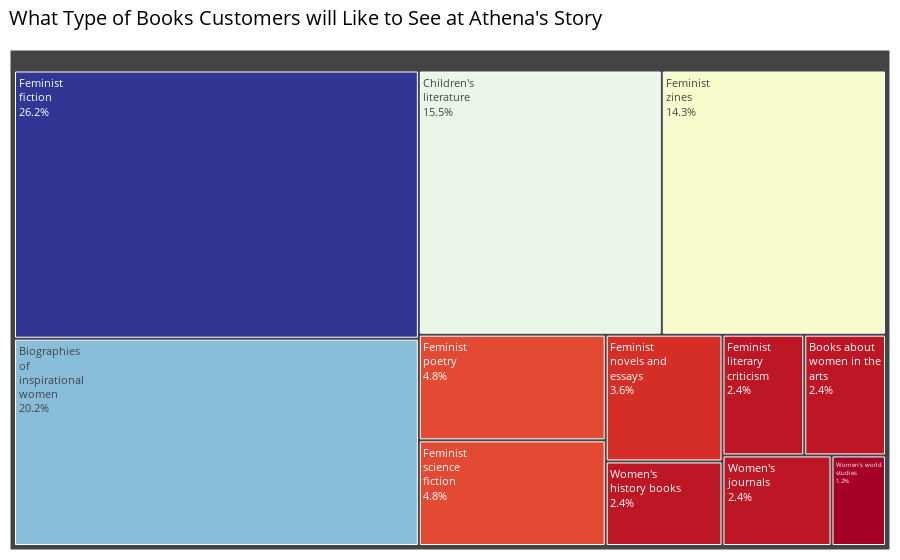

The notebook cell this image was saved under:
### Code cell
#library
import plotly.graph_objs as go
import textwrap

# create a list of wrapped labels
wrapped_labels = ['<br>'.join(textwrap.wrap(l, 13)) for l in treemap_df_Q6['genre']]

# create the plotly treemap
fig = go.Figure(go.Treemap(
    labels=wrapped_labels,
    parents=['' for _ in wrapped_labels],
    values=treemap_df_Q6['count'],
    marker=dict(
        colors=treemap_df_Q6['count'],
        colorscale='RdYlBu'
    ),
    texttemplate='%{label}<br>%{percentRoot:.1%}',
    hovertemplate='<b>%{label}</b><br>Count: %{value}<br>Percentage: %{percentRoot:.1%}'
))

# update the layout
fig.update_layout(
    margin=dict(t=50, l=10, r=10, b=10),
    font=dict(size=11),
    hovermode='closest',
    paper_bgcolor='white'  # set background color to white
)

# add title and adjust font size, and make title left-aligned
fig.update_layout(title="What Type of Books Customers will Like to See at Athena's Story", 
                  title_font_size=20, title_x=0.01, title_font_color = 'black')

fig.show()

### Figure 1 — Plotly figure (JSON) as saved in the notebook; plotly's stock layout.template omitted (floating-point values rounded to 4 significant figures)
{"data": [{"hovertemplate": "<b>%{label}</b><br>Count: %{value}<br>Percentage: %{percentRoot:.1%}", "labels": ["Feminist<br>fiction", "Biographies<br>of<br>inspirational<br>women", "Children's<br>literature", "Feminist<br>zines", "Feminist<br>poetry", "Feminist<br>science<br>fiction", "Feminist<br>novels and<br>essays", "Women's<br>history books", "Feminist<br>literary<br>criticism", "Books about<br>women in the<br>arts", "Women's<br>journals", "Women's world<br>studies"], "marker": {"colors": [22, 17, 13, 12, 4, 4, 3, 2, 2, 2, 2, 1], "colorscale": [[0, "rgb(165,0,38)"], [0.1, "rgb(215,48,39)"], [0.2, "rgb(244,109,67)"], [0.3, "rgb(253,174,97)"], [0.4, "rgb(254,224,144)"], [0.5, "rgb(255,255,191)"], [0.6, "rgb(224,243,248)"], [0.7, "rgb(171,217,233)"], [0.8, "rgb(116,173,209)"], [0.9, "rgb(69,117,180)"], [1, "rgb(49,54,149)"]]}, "parents": ["", "", "", "", "", "", "", "", "", "", "", ""], "texttemplate": "%{label}<br>%{percentRoot:.1%}", "type": "treemap", "values": [22, 17, 13, 12, 4, 4, 3, 2, 2, 2, 2, 1]}], "layout": {"font": {"size": 11}, "hovermode": "closest", "margin": {"b": 10, "l": 10, "r": 10, "t": 50}, "paper_bgcolor": "white", "title": {"font": {"color": "black", "size": 20}, "text": "What Type of Books Customers will Like to See at Athena's Story", "x": 0.01}}}
